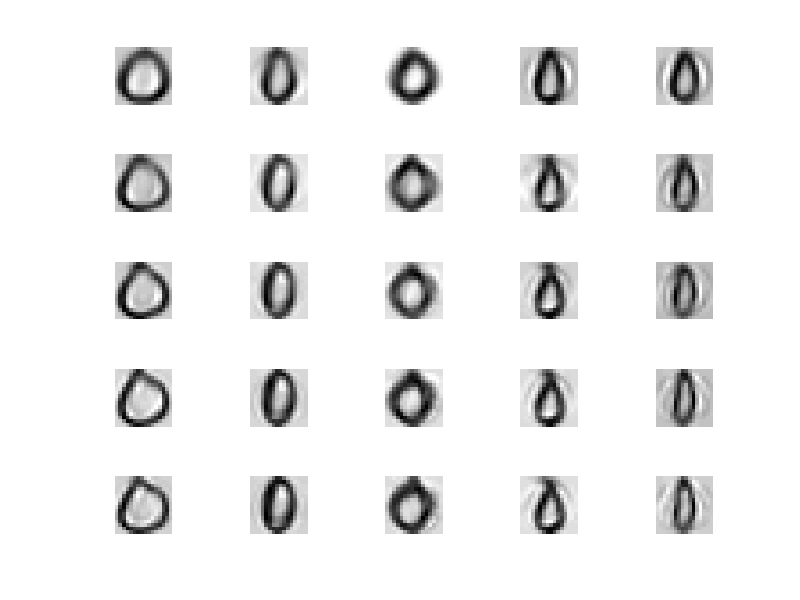
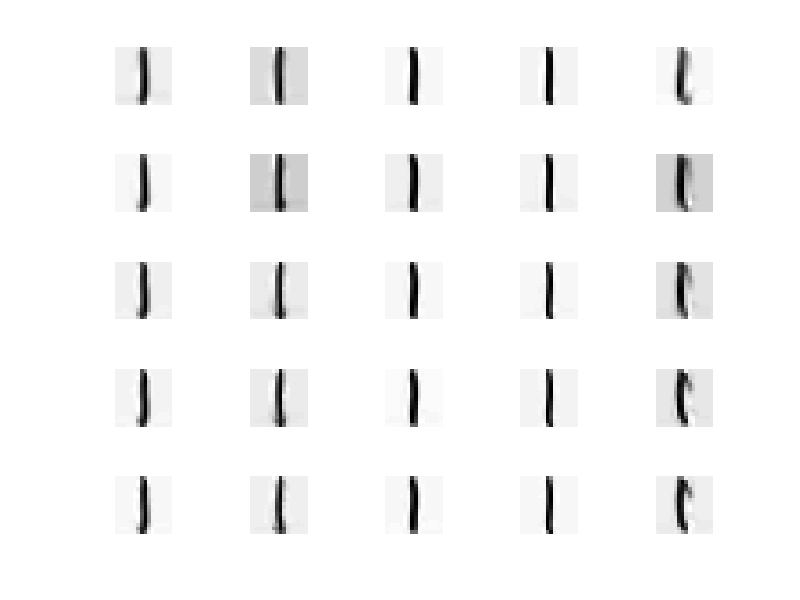
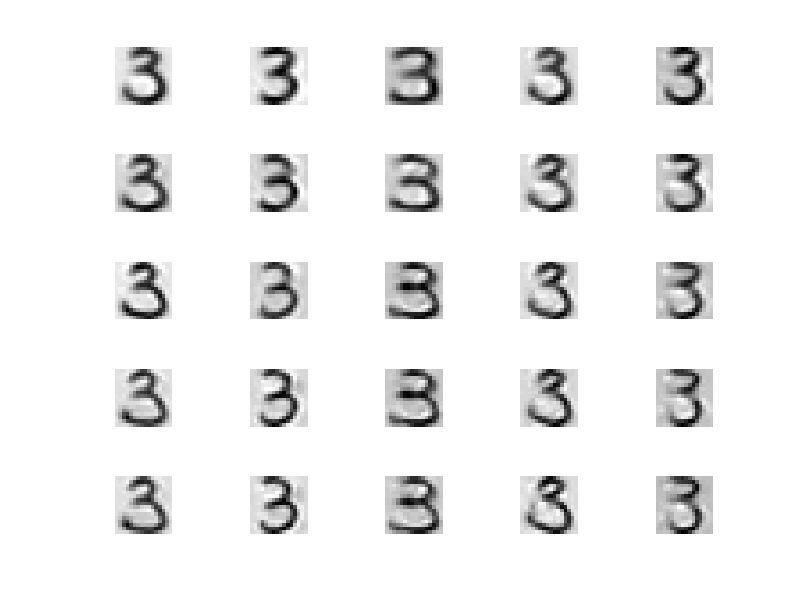
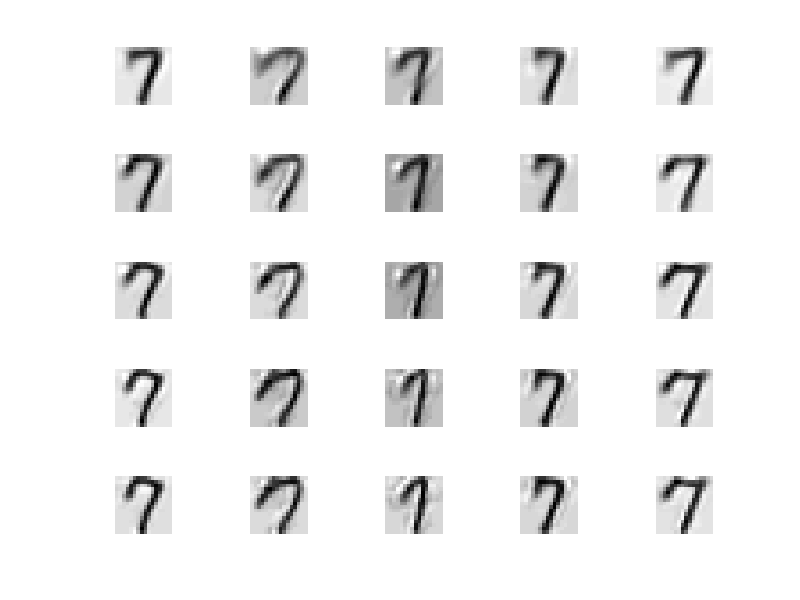

MATLAB code for these plots, in order:
load('HandwrittenDigits.mat')

k1 = 0; k2 = 1; k3 = 3; k4 = 7;
nums = [k1 k2 k3 k4];
residuals = zeros(5,5);
for l = 1:length(nums)
    digit = num2str(nums(l));
    Il = I == nums(l);
    Xl = X(:,Il);
    [U,~,~] = svd(Xl);
    figure(l)
    for i = 1:5
    Uk = U(:,1:5*i); Zk = Uk'*Xl; % Rank k approximation of each digit
        for j = 1:5
            xj = Uk*Zk(:,j);
            residuals(i,j) = norm(Xl(:,j) - xj,2);
            subplot(5,5,(i-1)*5 + j)
            imagesc(reshape(xj,16,16)');
            colormap(1-gray); % 0 is white, 1 is black
            axis('square')
            axis('off');
        end
    end
    figure(length(nums) + l)
    for j = 1:5
        hold all
        plot(5:5:25,residuals(:,j))
        xlabel('Number of Feature Vectors')
        ylabel('Residual')
        title(strcat('Residuals for ',' ', digit))
    end
    legend('1st Sample', '2nd', '3rd', '4th','5th')
    hold off
end